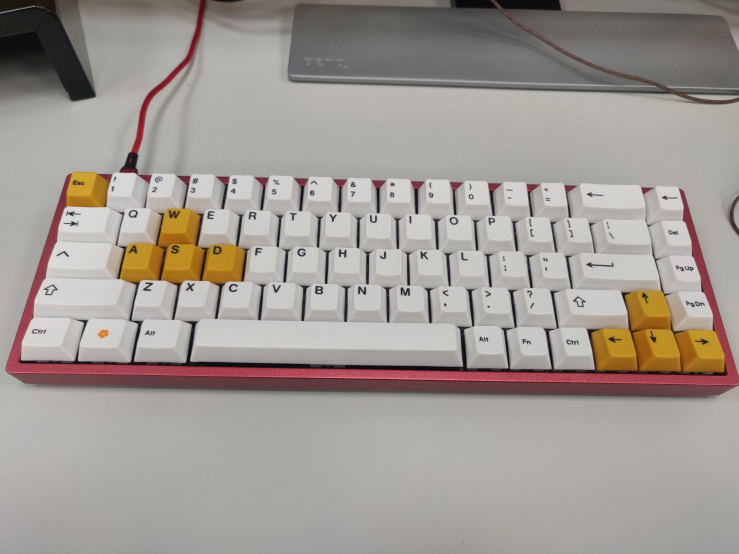
#> input picture HW1/7109056015-hw1/IMG.jpg, 1477 x 1108 px (shown at 1/2 size)
$ python HW1.py
#> lines starting #> are read from the running program, lines starting #| are printed output that depends on the picture
from PIL import Image
import numpy as np

#算八參數
def get_eight():
    #舊座標
    old_x = [135,1367,7,1475]
    old_y = [345,377,745,771]
    #新座標
    x = [0,1440,0,1440]
    y = [0,0,450,450]

    A = np.array([[x[0], y[0], x[0]*y[0], 1],
                [x[1], y[1], x[1]*y[1], 1],
                [x[2], y[2], x[2]*y[2], 1],
                [x[3], y[3], x[3]*y[3], 1]])

    B1 = np.array([old_x[0],old_x[1],old_x[2],old_x[3]])
    B2 = np.array([old_y[0],old_y[1],old_y[2],old_y[3]])

    X1 = np.linalg.solve(A, B1)
    X2 = np.linalg.solve(A, B2)

    eight = np.hstack((X1,X2)) #合併X1 X2

    print(eight)
    return eight


def transform(image1,image2,eight): #舊圖、新圖、八參數

    # 取得寬度、高度
    width1, height1 = image1.size
    width2, height2 = image2.size

    for i in range(width2):
        for j in range(height2):

            # 通過八參數取得點座標
            x1 = (eight[0]*i) + (eight[1]*j) + (eight[2]*i*j) + eight[3]
            y1 = (eight[4]*i) + (eight[5]*j) + (eight[6]*i*j) + eight[7]

            # x,y的整數部分
            x = int(x1)
            y = int(y1)

            # 計算距離
            a = x1 - x
            b = y1 - y

            # 依照距離調整權重
            R = int((1-a) * (1-b) * pixel1[x, y][0] + a * (1-b) * pixel1[x+1, y][0] + (1-a) * b * pixel1[x, y+1][0] + a * b * pixel1[x+1, y+1][0])
            G = int((1-a) * (1-b) * pixel1[x, y][1] + a * (1-b) * pixel1[x+1, y][1] + (1-a) * b * pixel1[x, y+1][1] + a * b * pixel1[x+1, y+1][1])
            B = int((1-a) * (1-b) * pixel1[x, y][2] + a * (1-b) * pixel1[x+1, y][2] + (1-a) * b * pixel1[x, y+1][2] + a * b * pixel1[x+1, y+1][2])

            # 給新圖像素的值
            pixel2[i, j] = (R, G, B)

#讀圖
image = Image.open('IMG.jpg')
#> image is the input picture: PIL image 1477x1108 RGB; mean R, G, B 160.5, 153.4, 147.6

#算參數
eight = get_eight()

# 初始化新圖                     寬度、高度
output = Image.new(image.mode, (1440, 450))
#> output: PIL image 1440x450 RGB; every value is 0

# 讀取pixel
pixel1 = image.load()
pixel2 = output.load()

# 進行轉換
transform(image,output,eight)

# 儲存新圖
output.save("output.jpg")
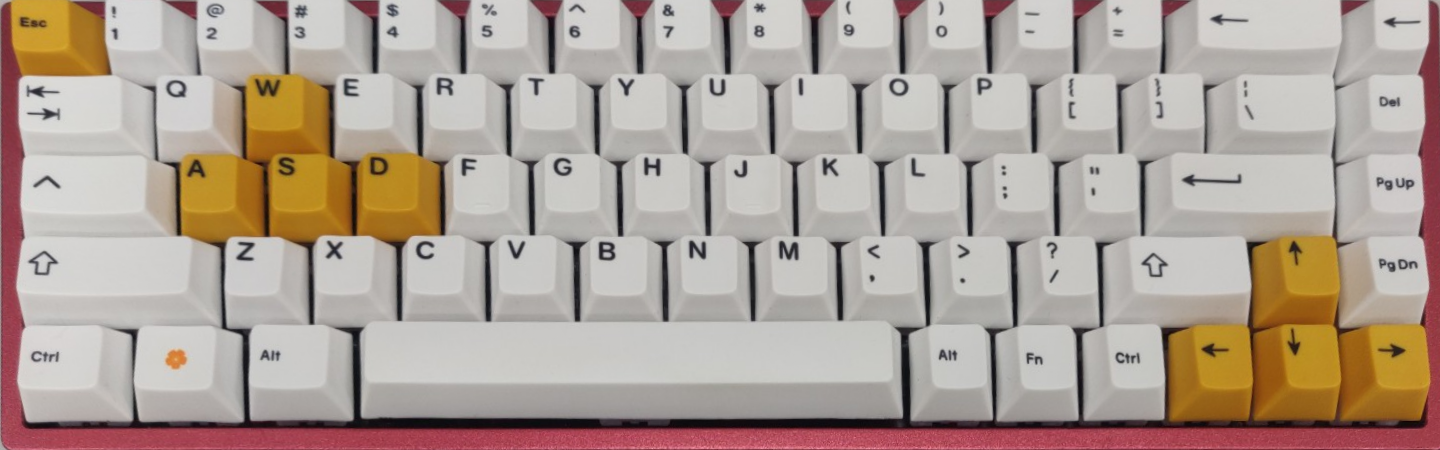
#> saved as output.jpg: PIL image 1440x450 RGB; mean R, G, B 174.7, 160.6, 150.4
